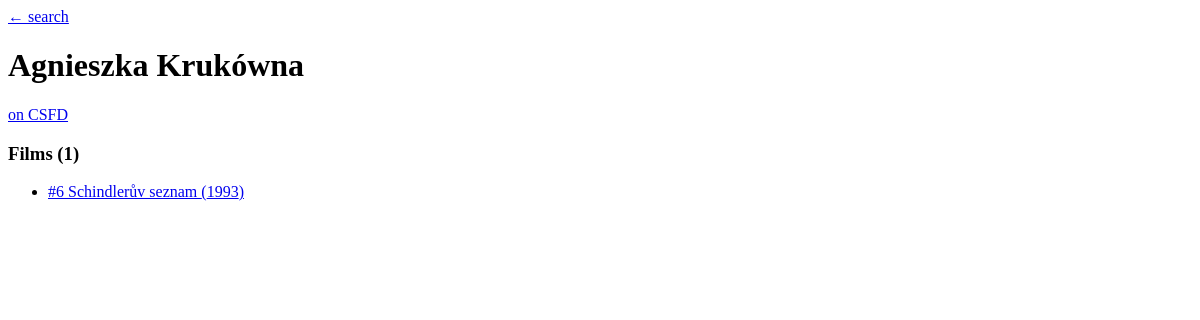
The app's page /actor/252/, older data.
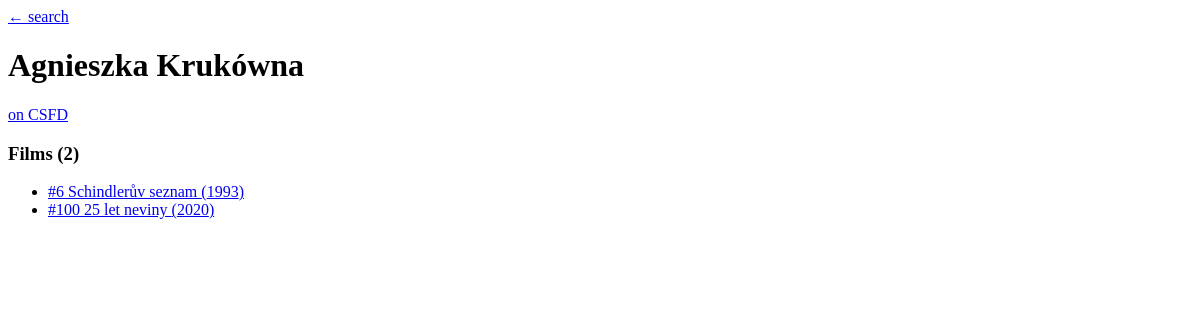
The same page, newer data.
### movies/models.py (models this page shows, shortened)
class Actor(models.Model):
    name = models.CharField(max_length=255)
    name_normalized = models.CharField(max_length=255, db_index=True)
    csfd_url = models.URLField(unique=True)

class Film(models.Model):
    rank = models.PositiveSmallIntegerField(unique=True)
    title = models.CharField(max_length=255)
    title_normalized = models.CharField(max_length=255, db_index=True)
    year = models.PositiveSmallIntegerField(null=True, blank=True)
    csfd_url = models.URLField(unique=True)
    actors = models.ManyToManyField(Actor, related_name="films")
    class Meta:
        ordering = ["rank"]

### movies/views.py (the view)
# urls.py: path("actor/<int:pk>/", views.actor_detail, name="actor_detail"),
def actor_detail(request: HttpRequest, pk: int) -> HttpResponse:
    actor = get_object_or_404(Actor, pk=pk)
    return render(request, "movies/actor_detail.html", {"actor": actor})

### movies/templates/movies/actor_detail.html
<a href="{% url 'movies:search' %}">← search</a>
<h1>{{ actor.name }}</h1>
<a href="{{ actor.csfd_url }}" target="_blank">on CSFD</a>
<h3>Films ({{ actor.films.count }})</h3>
<ul>
    {% for f in actor.films.all %}
    <li>
        <a href="{% url 'movies:film_detail' f.pk %}">#{{ f.rank }} {{ f.title }} ({{ f.year }})</a>
    </li>
    {% endfor %}
</ul>

Row changes from the older to the newer data that the page shows:
computed for Actor "Agnieszka Krukówna": films.count "1" → "2"
added Film: rank "100", title "25 let neviny", year "2020"
